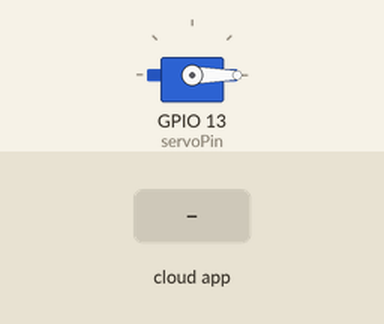
This sketch was run on a simulated ESP32. Shown: servo. The inputs (shaded band) are chosen by the test bench. WiFi joins after 1.5 s; servers stay silent unless stated; the Firebase database answers and starts empty; what the sketch prints to the serial monitor is not drawn.

Above: at 2.7 s.
2.8 s: the phone or cloud app sets otomatisasi to 1
At 3.1 s:
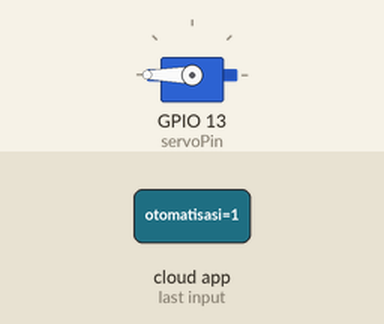
4.3 s: the phone or cloud app sets otomatisasi to 0
At 5.6 s:
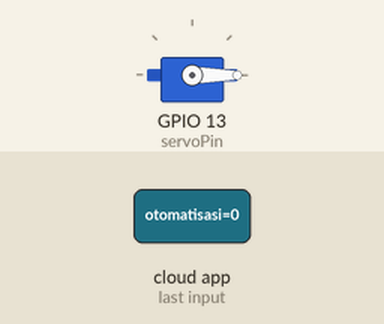
5.9 s: the phone or cloud app sets button to 1
At 6.8 s:
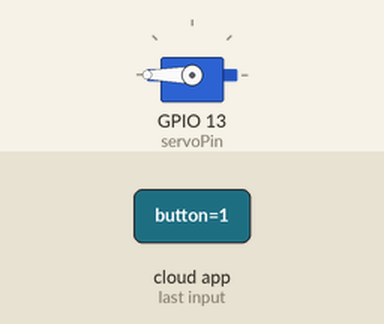
Timing chart, 0 to 8.9 s (numbered marks = the images above; inputs shaded):
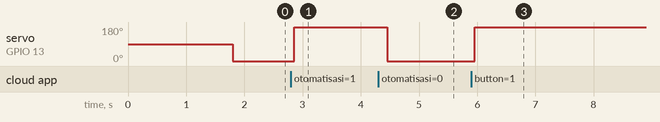

The sketch:

firebase.ino
```cpp
#include <WiFi.h>
#include <FirebaseESP32.h>
#include <Servo_ESP32.h>

static const int servoPin = 13;
static const int ldr = 36;

Servo_ESP32 servo1;

#define WIFI_SSID "jonathanlove"
#define WIFI_PASSWORD "ekeloveoenfam1510"

#define FIREBASE_HOST "https://iotminiproject4-43202-default-rtdb.asia-southeast1.firebasedatabase.app/"
#define FIREBASE_AUTH "PbNq42PewFAQjK1VlJyOsSSaic6GerjM4KLfaQAb"

#define API_KEY "AIzaSyATwdMzzpiVkhKjIpBqjZI35FKbXCfayW4"

//Define Firebase Data object
FirebaseData firebaseData;

FirebaseAuth auth;
FirebaseConfig config;

void connection(){
  WiFi.begin(WIFI_SSID, WIFI_PASSWORD);
  Serial.print("Connecting to Wi-Fi");
  while (WiFi.status() != WL_CONNECTED){
    Serial.print(".");
    delay(300);
  }
  Serial.println();
  Serial.print("Connected with IP: ");
  Serial.println(WiFi.localIP());
  Serial.println();

  Firebase.begin(FIREBASE_HOST, FIREBASE_AUTH);


  Firebase.setReadTimeout(firebaseData, 1000 * 60);
  Firebase.setwriteSizeLimit(firebaseData, "tiny");
}

void ldrSensor(){
  int newServoValue = 180;
  int ldrValue = (0.009768*analogRead(ldr))+10;
  Serial.print("ldr Value: ");
  Serial.println(ldrValue);

  if(ldrValue <= 15){
    servo1.write(0);
    Serial.print("servo Value: ");
//    Serial.println(0);
    newServoValue = 0;
  }else if(ldrValue >15){
    servo1.write(180);
    Serial.print("servo Value: ");
//    Serial.println(180);
    newServoValue = 180;
  }

  Firebase.setInt(firebaseData, "/miniProject4/ldr", ldrValue);
  Firebase.setInt(firebaseData, "/miniProject4/servo", newServoValue);
  delay(1000);

}

int button;
int otomatisasi;

void setup(){
  Serial.begin(115200);
  connection();

  servo1.attach(servoPin);

}

void loop(){
  Firebase.getInt(firebaseData, "/miniProject4/otomatisasi");
  otomatisasi = firebaseData.intData();

  if(otomatisasi == 1){
    ldrSensor();
  }else if(otomatisasi == 0){
    Firebase.getInt(firebaseData, "/miniProject4/button");
    button = firebaseData.intData();
    if(button == 1){
      servo1.write(180);
      Serial.print("button : ");
      Serial.println(button);
    }else if(button == 0){
      servo1.write(0);
      Serial.print("button : ");
      Serial.println(button);
  }
  }
}
```

Measured:
- after the input at 2.8 s, servo on GPIO 13 (servoPin): 0° → 180° after 0.05 s
- after the input at 4.3 s, servo on GPIO 13 (servoPin): 180° → 0° after 0.15 s
- after the input at 5.9 s, servo on GPIO 13 (servoPin): 0° → 180° after 0.06 s
